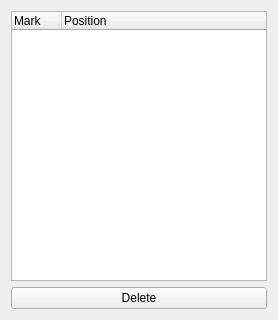
<?xml version="1.0" encoding="UTF-8"?>
<ui version="4.0">
 <class>MovieBookmarkForm</class>
 <widget class="QWidget" name="MovieBookmarkForm">
  <property name="geometry">
   <rect>
    <x>0</x>
    <y>0</y>
    <width>240</width>
    <height>320</height>
   </rect>
  </property>
  <property name="windowTitle">
   <string>Bookmarks manager</string>
  </property>
  <layout class="QVBoxLayout" name="verticalLayout">
   <item>
    <widget class="QTreeWidget" name="treeWidget">
     <property name="sizePolicy">
      <sizepolicy hsizetype="Minimum" vsizetype="Expanding">
       <horstretch>0</horstretch>
       <verstretch>0</verstretch>
      </sizepolicy>
     </property>
     <property name="autoScroll">
      <bool>true</bool>
     </property>
     <property name="autoExpandDelay">
      <number>-1</number>
     </property>
     <property name="rootIsDecorated">
      <bool>false</bool>
     </property>
     <attribute name="headerDefaultSectionSize">
      <number>50</number>
     </attribute>
     <column>
      <property name="text">
       <string>Mark</string>
      </property>
      <property name="toolTip">
       <string>Index of bookmark</string>
      </property>
     </column>
     <column>
      <property name="text">
       <string>Position</string>
      </property>
      <property name="toolTip">
       <string>Position in % of movie</string>
      </property>
     </column>
    </widget>
   </item>
   <item>
    <layout class="QHBoxLayout" name="horizontalLayout">
     <item>
      <widget class="QPushButton" name="delButton">
       <property name="text">
        <string>Delete</string>
       </property>
      </widget>
     </item>
    </layout>
   </item>
  </layout>
 </widget>
 <resources/>
 <connections/>
</ui>
